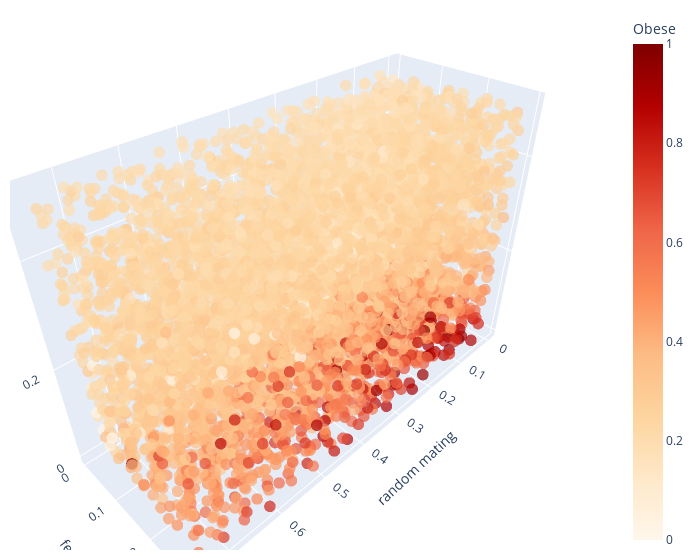

The notebook cell saved with this chart:
### Code cell
fig = px.scatter_3d(df, x='random_mating', y='fertility_factor', z='leakage',
              color='g4', color_continuous_scale = px.colors.sequential.OrRd)

fig.update_traces(marker=dict(size=4, opacity = 0.7),
                  selector=dict(mode='markers'))
fig.update_layout(scene = dict(
                    xaxis_title='random mating',
                    yaxis_title='fertility',
                    zaxis_title='leakage'),
                    width=700,
                    margin=dict(r=20, b=10, l=10, t=10), 
                    coloraxis_colorbar=dict(title="Obese")
                    )
fig.show()

### Figure 1 — Plotly figure (JSON) as saved in the notebook; plotly's stock layout.template omitted (floating-point values rounded to 4 significant figures; data arrays with more than 128 entries replaced by an {"elided": "..."} marker saying what was removed)
{"data": [{"hovertemplate": "random_mating=%{x}<br>fertility_factor=%{y}<br>leakage=%{z}<br>g4=%{marker.color}<extra></extra>", "legendgroup": "", "marker": {"color": {"elided": "6000 float values"}, "coloraxis": "coloraxis", "opacity": 0.7, "size": 4, "symbol": "circle"}, "mode": "markers", "name": "", "scene": "scene", "showlegend": false, "type": "scatter3d", "x": {"elided": "6000 float values"}, "y": {"elided": "6000 float values"}, "z": {"elided": "6000 float values"}}], "layout": {"coloraxis": {"colorbar": {"title": {"text": "Obese"}}, "colorscale": [[0, "rgb(255,247,236)"], [0.125, "rgb(254,232,200)"], [0.25, "rgb(253,212,158)"], [0.375, "rgb(253,187,132)"], [0.5, "rgb(252,141,89)"], [0.625, "rgb(239,101,72)"], [0.75, "rgb(215,48,31)"], [0.875, "rgb(179,0,0)"], [1, "rgb(127,0,0)"]]}, "legend": {"tracegroupgap": 0}, "margin": {"b": 10, "l": 10, "r": 20, "t": 10}, "scene": {"domain": {"x": [0, 1], "y": [0, 1]}, "xaxis": {"title": {"text": "random mating"}}, "yaxis": {"title": {"text": "fertility"}}, "zaxis": {"title": {"text": "leakage"}}}, "width": 700}}
